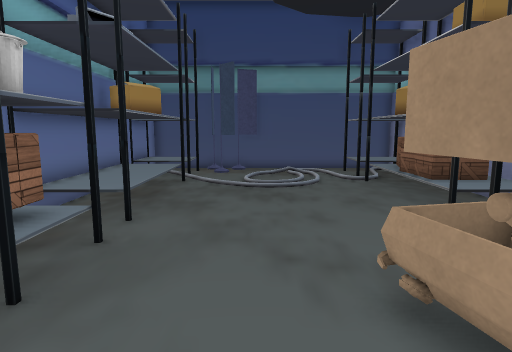
view 1 (above)

18 first-person views from a walk through a Unity game level. The camera is 1.4 m above the floor, tilts 8° down and sees 75° across. The floor is counted in squares, 0.58 m on a side. Each view is taken from the middle of a square. On the plan, view 1 faces up. The plan holds only what a view shows up to about 20 squares ahead; the rest is blank. The player is left out. Some surface patterns are stand-ins.

view 2
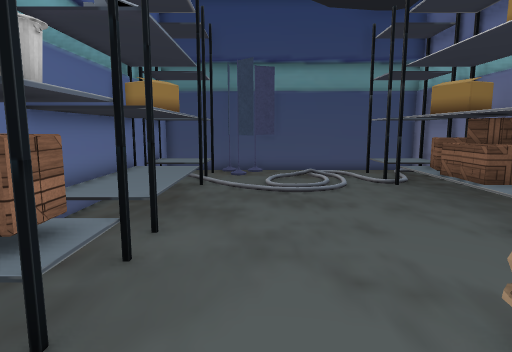

view 3
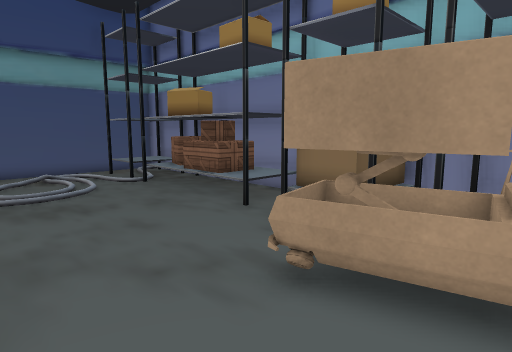

view 4
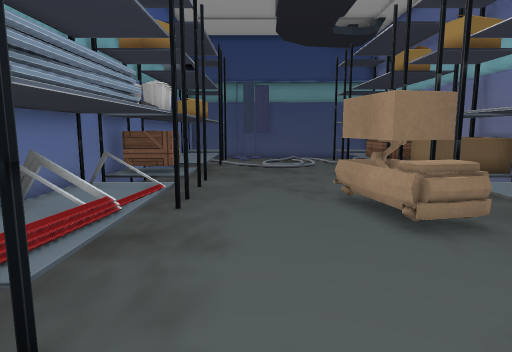

view 5
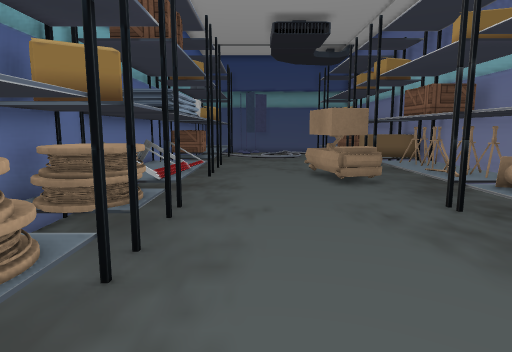

view 6
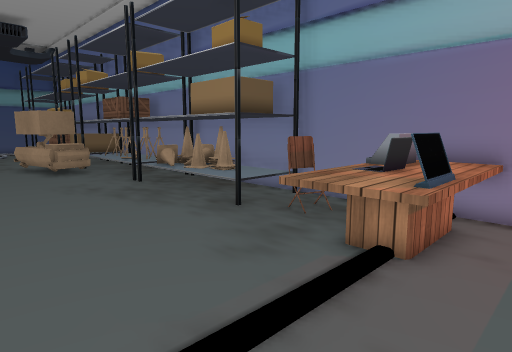

view 7
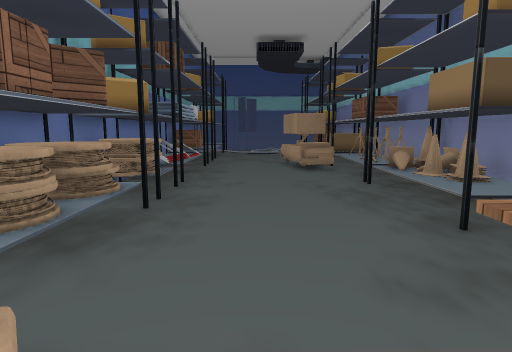

view 8
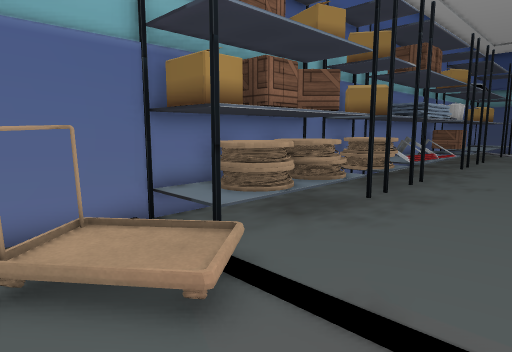

view 9
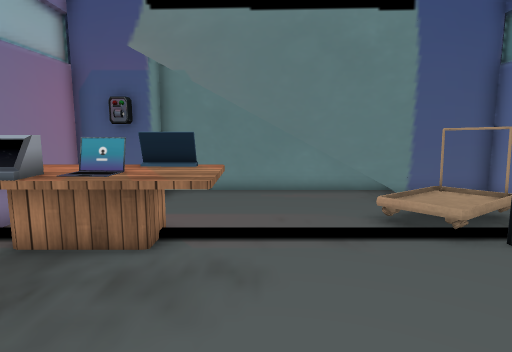

view 10
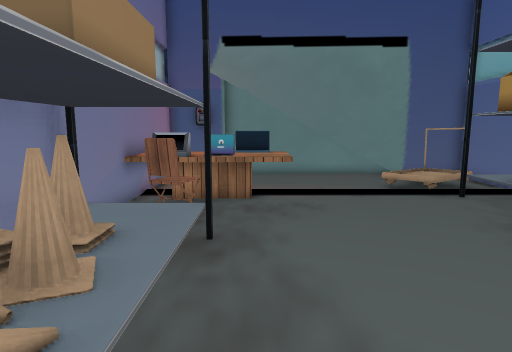

view 11
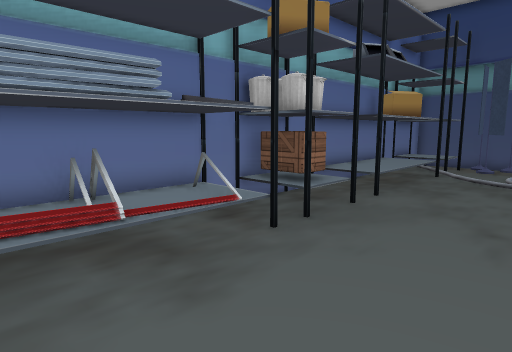

view 12
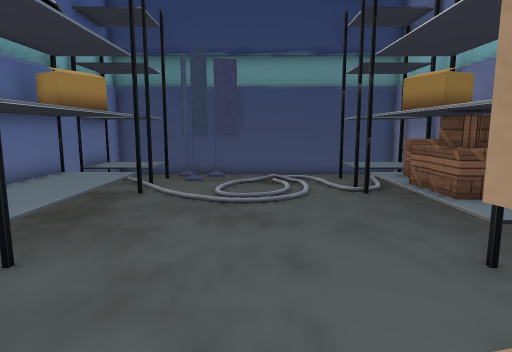

view 13
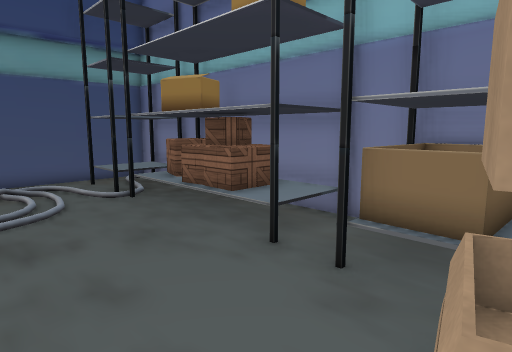

view 14
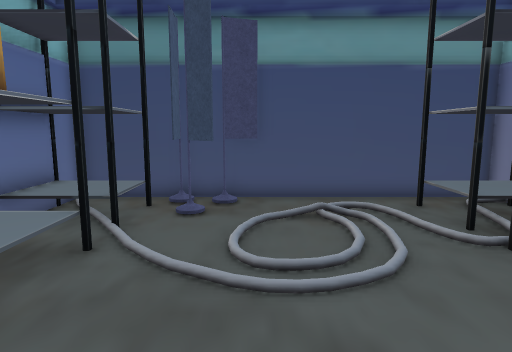

view 15
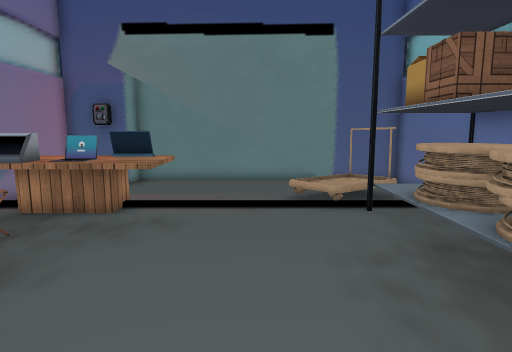

view 16
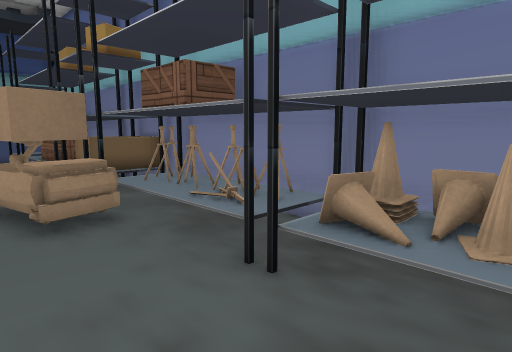

view 17
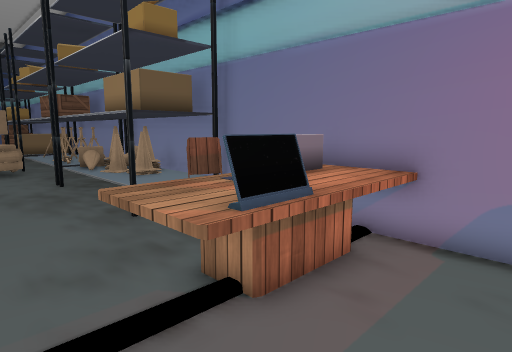

view 18
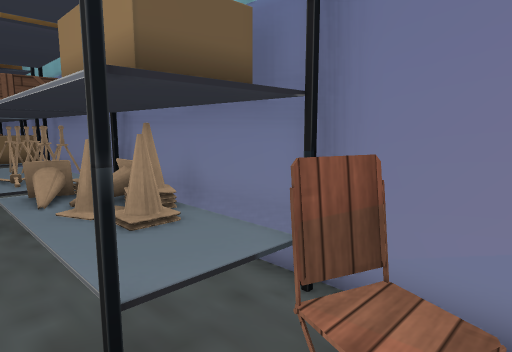

### Floor plan
Key: @ floor where view 1 was taken; # wall or solid block; . main floor; : floor 0.5 m higher than the main floor; / step, stairs or slope; = window, fence, low wall or low ledge; F flag; S shelf; B box; C cone; H chair; T table; L laptop; O other object.
Columns run from 6 left of view 1 to 8 right of it. Each row starts with its distance up from view 1.
 21 ###############
 20 #..FFFF.......#
 19 #SSSF......SSS#
 18 #::SFF.//..S:S#
 17 #SSS.......SSS#
 16 #.............#
 15 SSSS.......SBB#
 14 #::S.......SBBB
 13 #::S.......SBB#
 12 #::S.......SBB#
 11 #::S.......SBB#
 10 #::S.......SBB#
  9 #SSS.......SSS#
  8 #.............#
  7 #SSS.......####
  6 BBBS.......B::#
  5 BBBS....OOO#BB#
  4 #SS.....OOO#  #
  3 SSSS....OOO#
  2 OOOS....OOO#
  1 #:OS....OOO#
  0 #O:S..@..O.#
 -1 #OOS.......#
 -2 #:OS.......#
 -3 #OOS.......#=
 -4 #SSS.......####
 -5 #SSS.......#CC#
 -6 OOOS.......#CC#
 -7 #OOS.......#CC#
 -8 #SS........#CC#
 -9 SSSS.......#CC#
-10 #OOS.......#::#
-11 OOOS.......####
-12 #OOS........H.#
-13 OOOS........HH#
-14 #OOS........HH#
-15 #::S.....TTLLTT
-16 #SS//....TTLLTT
-17 #./OO/...TTTTTT
-18 #OOOO....TTTTT#
-19 #OOO..........#
-20 ###..........O#
-21  ########...###
-22        ######

Where each view was taken, in squares from view 1:
view 1: 0 up, 0 right, facing up
view 2: 1 up, 1 left, facing up
view 3: 1 up, 2 left, facing up-right
view 4: 7 down, 1 left, facing up
view 5: 14 down, 1 left, facing up
view 6: 19 down, 2 left, facing up-right
view 7: 19 down, 0 right, facing up
view 8: 20 down, 2 right, facing up-left
view 9: 9 down, 2 right, facing down
view 10: 4 down, 4 right, facing down
view 11: 3 down, 2 right, facing up-left
view 12: 3 up, 1 right, facing up
view 13: 4 up, 0 right, facing up-right
view 14: 9 up, 0 right, facing up
view 15: 6 down, 0 right, facing down
view 16: 8 down, 1 right, facing up-right
view 17: 20 down, 1 right, facing up-right
view 18: 14 down, 4 right, facing up-right
